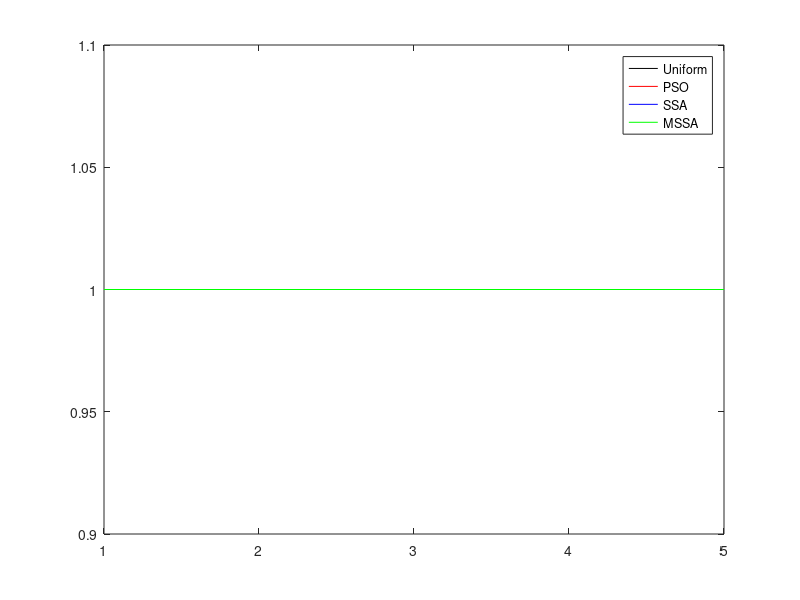

This figure's MATLAB source:
figure(10)
Xresult =[1, 1, 1, 1, 1];
Xresult1 =[1, 1, 1, 1, 1];
Xresult2 =[1, 1, 1, 1, 1];
Xresult3 =[1, 1, 1, 1, 1];
x = [1 2 3 4 5];
plot(x,Xresult,'k');
hold on
plot(x,Xresult1,'red');
hold on
plot(x,Xresult2,'blue');
hold on
plot(x,Xresult3,'green');
hold on
legend('Uniform','PSO','SSA','MSSA');